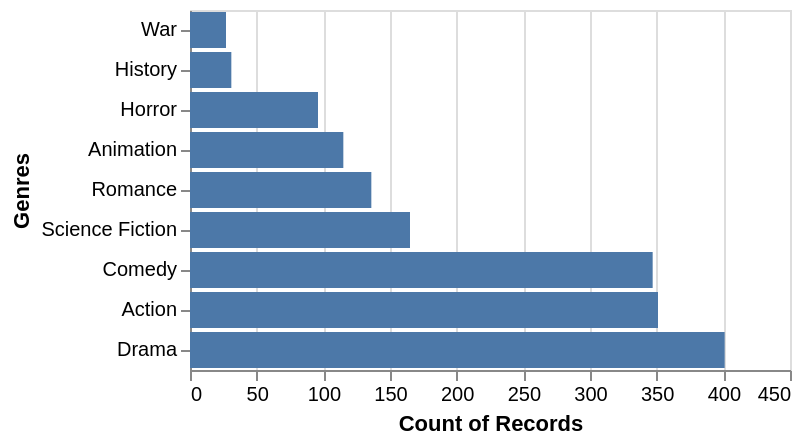

Here is the notebook cell this chart was saved with:
### Markdown cell above
Fantasy may have the largest number of observations, since it has the largest number of outliers. The smallest category might be the history group.

### Code cell
# YOUR ANSWER GOES HERE
alt.Chart(boom_genres).mark_bar().encode(
    y=alt.Y(
        'genres',title='Genres',
        sort='-x',
        scale=alt.Scale(reverse=True)
    ),
    x=alt.X(
        'count()'
    )
).properties(width=300)

### Figure 1 — Vega-Lite specification as saved in the notebook (floating-point values rounded to 4 significant figures; data arrays with more than 128 entries replaced by an {"elided": "..."} marker saying what was removed)
{"$schema": "https://vega.github.io/schema/vega-lite/v5.20.1.json", "config": {"view": {"continuousHeight": 300, "continuousWidth": 300}}, "data": {"name": "data-c46e0ed7b3e06c814ec50bea566bb73a"}, "datasets": {"data-c46e0ed7b3e06c814ec50bea566bb73a": {"elided": "1669 records"}}, "encoding": {"x": {"aggregate": "count", "type": "quantitative"}, "y": {"field": "genres", "scale": {"reverse": true}, "sort": "-x", "title": "Genres", "type": "nominal"}}, "mark": {"type": "bar"}, "width": 300}
